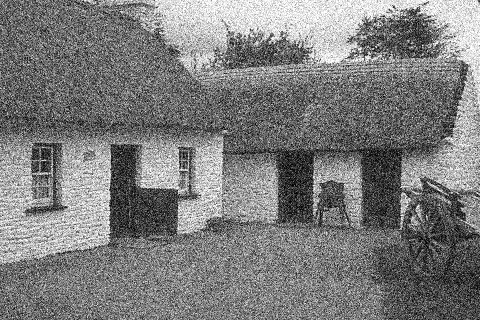
#> input picture Computer Vision/pset2/code/inputs/p1.png, 480 x 320 px
$ python prob1.py
#> lines starting #> are read from the running program, lines starting #| are printed output that depends on the picture
## Default modules imported. Import more if you need to.

import numpy as np
from skimage.io import imread, imsave


## Fill out these functions yourself

# Copy from Pset1/Prob6
def im2wv(img,nLev):
    W = 1/2*np.array([[1,1,1,1],[-1,1,-1,1],[-1,-1,1,1],[1,-1,-1,1]])
    L = np.copy(img)
    dim = img.shape
    output = []
    for i in range(nLev):
        a = L[::2,::2].reshape(-1)
        b = L[1::2,::2].reshape(-1)
        c = L[::2,1::2].reshape(-1)
        d = L[1::2,1::2].reshape(-1)
        [L,H1,H2,H3] = np.matmul(W,[a,b,c,d])
        dim = [dim[0]//2, dim[1]//2]
        L = L.reshape([dim[0],dim[1]])
        H1 = H1.reshape([dim[0],dim[1]])
        H2 = H2.reshape([dim[0],dim[1]])
        H3 = H3.reshape([dim[0],dim[1]])
        output.append([H1,H2,H3])
    output.append(L)
    return output


# Copy from Pset1/Prob6
def wv2im(pyr):

    Wt = 1/2*np.array([[1,1,1,1],[-1,1,-1,1],[-1,-1,1,1],[1,-1,-1,1]]).T
    pyrpopper = pyr.copy()
    L = pyrpopper.pop();
    for i in range(np.shape(pyrpopper)[0]):
        [H1,H2,H3]  = pyrpopper.pop()
        dim = L.shape
        L = L.reshape(-1)
        H1 = H1.reshape(-1)
        H2 = H2.reshape(-1)
        H3 = H3.reshape(-1)

        [a,b,c,d] = np.matmul(Wt,[L,H1,H2,H3])

        a = a.reshape([dim[0],dim[1]])
        b = b.reshape([dim[0],dim[1]])
        c = c.reshape([dim[0],dim[1]])
        d = d.reshape([dim[0],dim[1]])
        L = np.zeros([dim[0]*2,dim[1]*2])
        L[::2,::2] = a
        L[1::2,::2] = b
        L[::2,1::2] = c
        L[1::2,1::2] = d

    return L


# Fill this out
# You'll get a numpy array/image of coefficients y
# Return corresponding coefficients x (same shape/size)
# that minimizes (x - y)^2 + lmbda * abs(x)
def denoise_coeff(y,lmbda):

    dim = y.shape
    y = y.reshape(-1)

    # test all pixels to see what case they are (described in solution.pdf)
    case1 = np.where((y > lmbda/2))[0]
    case2 = np.where((y < -lmbda/2))[0]
    case3 = np.where((y <= lmbda/2) & (y >= -lmbda/2))[0]

    # update pixels to minimum based on case
    y[case1] = y[case1]-lmbda/2
    y[case2] = y[case2]+lmbda/2
    y[case3] = 0

    # [9 lines of commented-out code are left out]

    y = y.reshape(dim)
    return y

########################## Support code below

from os.path import normpath as fn # Fixes window/linux path conventions
import warnings
warnings.filterwarnings('ignore')


# Utility functions to clip intensities b/w 0 and 1
# Otherwise imsave complains
def clip(im):
    return np.maximum(0.,np.minimum(1.,im))


############# Main Program

lmain = 0.88

img = np.float32(imread(fn('inputs/p1.png')))/255.
#> img: shape (320, 480) float32; min 0, max 1, mean 0.489

pyr = im2wv(img,4)
#> the loop in im2wv, `for i in range(nLev):` made 4 passes
#> pass 1, in im2wv, `L = L.reshape([dim[0],dim[1]])`:
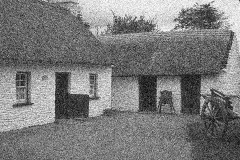
#> L: shape (160, 240) float64; min 0.0333, max 1.99, mean 0.978; drawn with min black and max white
#> pass 1, in im2wv, `H1 = H1.reshape([dim[0],dim[1]])`:
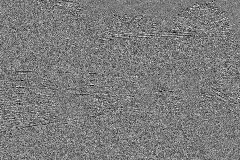
#> H1: shape (160, 240) float64; min -0.655, max 0.688, mean -0.00154; drawn with min black and max white
#> pass 1, in im2wv, `H2 = H2.reshape([dim[0],dim[1]])`:
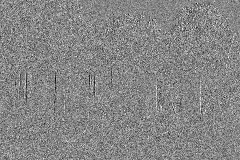
#> H2: shape (160, 240) float64; min -0.714, max 0.643, mean 0.00042; drawn with min black and max white
#> pass 1, in im2wv, `H3 = H3.reshape([dim[0],dim[1]])`:
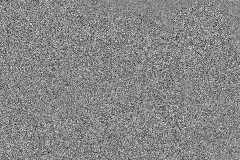
#> H3: shape (160, 240) float64; min -0.631, max 0.563, mean 0.000612; drawn with min black and max white
#> after the loop in im2wv, `for i in range(nLev):`: output = 4 items
#> pyr = 5 items

for i in range(len(pyr)-1):
    for j in range(2):
        pyr[i][j] = denoise_coeff(pyr[i][j],lmain/(2**i))
    pyr[i][2] = denoise_coeff(pyr[i][2],np.sqrt(2)*lmain/(2**i))
#> this loop made 4 passes
#> pass 1, in denoise_coeff, `y = y.reshape(dim)`:
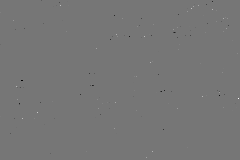
#> y: shape (160, 240) float64; min -0.215, max 0.248, mean -3.8e-05; drawn with min black and max white
#> pass 1, in denoise_coeff (call 2), `y = y.reshape(dim)`:
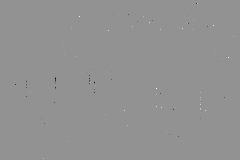
#> y: shape (160, 240) float64; min -0.274, max 0.203, mean -3.92e-05; drawn with min black and max white

im = wv2im(pyr)
#> in wv2im, `L = pyrpopper.pop();`:
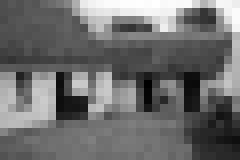
#> L: shape (20, 30) float64 (shown 8 times larger); min 2.78, max 14.45, mean 7.83; drawn with min black and max white
#> (the run stopped early here; a loop or call above may not have finished)
